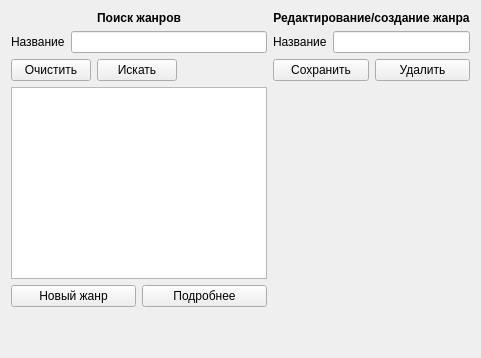
      <widget class="QWidget" name="tab_5">
       <attribute name="title">
        <string>Жанры</string>
       </attribute>
       <layout class="QVBoxLayout" name="verticalLayout_20">
        <item>
         <layout class="QVBoxLayout" name="verticalLayout_17">
          <item>
           <layout class="QHBoxLayout" name="horizontalLayout_29">
            <item>
             <layout class="QVBoxLayout" name="verticalLayout_18">
              <item>
               <widget class="QLabel" name="label_46">
                <property name="font">
                 <font>
                  <weight>75</weight>
                  <bold>true</bold>
                 </font>
                </property>
                <property name="text">
                 <string>Поиск жанров</string>
                </property>
                <property name="alignment">
                 <set>Qt::AlignCenter</set>
                </property>
               </widget>
              </item>
              <item>
               <layout class="QGridLayout" name="gridLayout_7">
                <item row="0" column="0">
                 <widget class="QLabel" name="label_48">
                  <property name="text">
                   <string>Название</string>
                  </property>
                 </widget>
                </item>
                <item row="0" column="1">
                 <widget class="QLineEdit" name="searchGenreLineEdit"/>
                </item>
               </layout>
              </item>
              <item>
               <layout class="QHBoxLayout" name="horizontalLayout_30">
                <item>
                 <widget class="QPushButton" name="clearGenreSearchFieldBtn">
                  <property name="text">
                   <string>Очистить</string>
                  </property>
                 </widget>
                </item>
                <item>
                 <widget class="QPushButton" name="searchGenreBtn">
                  <property name="text">
                   <string>Искать</string>
                  </property>
                 </widget>
                </item>
                <item>
                 <spacer name="horizontalSpacer_14">
                  <property name="orientation">
                   <enum>Qt::Horizontal</enum>
                  </property>
                  <property name="sizeHint" stdset="0">
                   <size>
                    <width>40</width>
                    <height>20</height>
                   </size>
                  </property>
                 </spacer>
                </item>
               </layout>
              </item>
              <item>
               <widget class="QListWidget" name="genreList"/>
              </item>
              <item>
               <layout class="QHBoxLayout" name="horizontalLayout_31">
                <item>
                 <widget class="QPushButton" name="createNewGenreBtn">
                  <property name="text">
                   <string>Новый жанр</string>
                  </property>
                 </widget>
                </item>
                <item>
                 <widget class="QPushButton" name="editSelectedGenreBtn">
                  <property name="text">
                   <string>Подробнее</string>
                  </property>
                 </widget>
                </item>
               </layout>
              </item>
             </layout>
            </item>
            <item>
             <layout class="QVBoxLayout" name="verticalLayout_19">
              <item>
               <widget class="QLabel" name="label_50">
                <property name="font">
                 <font>
                  <weight>75</weight>
                  <bold>true</bold>
                 </font>
                </property>
                <property name="text">
                 <string>Редактирование/создание жанра</string>
                </property>
                <property name="alignment">
                 <set>Qt::AlignCenter</set>
                </property>
               </widget>
              </item>
              <item>
               <layout class="QGridLayout" name="gridLayout_8">
                <item row="0" column="0">
                 <widget class="QLabel" name="label_53">
                  <property name="text">
                   <string>Название</string>
                  </property>
                 </widget>
                </item>
                <item row="0" column="1">
                 <widget class="QLineEdit" name="genreLineEdit"/>
                </item>
               </layout>
              </item>
              <item>
               <layout class="QHBoxLayout" name="horizontalLayout_32">
                <item>
                 <widget class="QPushButton" name="saveGenreBtn">
                  <property name="text">
                   <string>Сохранить</string>
                  </property>
                 </widget>
                </item>
                <item>
                 <widget class="QPushButton" name="deleteGenreBtn">
                  <property name="text">
                   <string>Удалить</string>
                  </property>
                 </widget>
                </item>
               </layout>
              </item>
              <item>
               <spacer name="verticalSpacer_7">
                <property name="orientation">
                 <enum>Qt::Vertical</enum>
                </property>
                <property name="sizeHint" stdset="0">
                 <size>
                  <width>20</width>
                  <height>40</height>
                 </size>
                </property>
               </spacer>
              </item>
             </layout>
            </item>
           </layout>
          </item>
          <item>
           <spacer name="verticalSpacer_8">
            <property name="orientation">
             <enum>Qt::Vertical</enum>
            </property>
            <property name="sizeHint" stdset="0">
             <size>
              <width>20</width>
              <height>40</height>
             </size>
            </property>
           </spacer>
          </item>
         </layout>
        </item>
       </layout>
      </widget>
